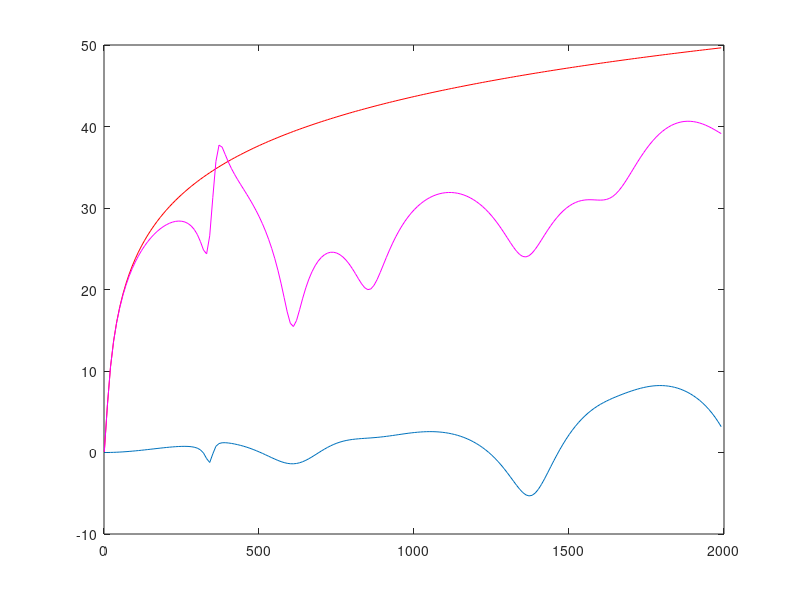

Recreate this plot in MATLAB.
function Springs5

  ii=10;
  %for ii=2:4:20
    Springs5Plot(ii);
  %end
%
% n = number of masses
%
function Springs5Plot(n)

  L = 0.05;
  R = 0.05;
  A = pi*R^2;
  A = 1;
  l = L/n;
  E_stiff = 70e5;
  E_soft = 1e5;
  rho_stiff = 3000;
  rho_soft = 1200;
  K_stiff = E_stiff*A/l
  K_soft = E_soft*A/l
  K_stiff = K_stiff*(1+0.1*i);
  K_soft = K_soft*(1+0.1*i);
  M_stiff = rho_stiff*(A*l)
  M_soft = rho_soft*(A*l)

  k = ones(n+1,1);
  count = 0;
  for ii=1:n+1
    count = count + 1;
    if (count < 2)
      k(ii) = K_stiff;
    else
      k(ii) = K_soft;
    end
    if (count > 10)
      count = 0;
    end
  end
  % Harmonic mean k
  H_k = 0;
  for ii=1:length(k)
    H_k = H_k + 1/k(ii);
  end
  K0 = 1/H_k
  
  M0 = M_stiff;
  m1 = ones(n,1);
  count = 0;
  for ii=1:n
    count = count + 1;
    if (count < 5)
      m1(ii) = M_stiff;
    else
      m1(ii) = M_soft;
    end
    if (count > 10)
      count = 0;
    end
  end

  f_inp = 1;

  omega = 1:10:2000;
  [TL] = calcTL(K0, M0, m1, k, n, omega, f_inp);
  [TL_direct] = calcTLDirect(K0, M0, m1, k, n, omega, f_inp);
  [TL_mass] = calcMassTL(M0, m1, n, omega);

  figure
  plot(omega, TL); hold on;
  plot(omega, TL_mass, 'r-');
  plot(omega, TL_direct, 'm-');
  %figure
  %semilogy(omega, u_sol);
  %figure
  %plot(omega, m_u);
  %plot(omega, log(abs(m_u)));

function [R_tl] = calcTL(K0, M0, m, k, n, omega, f_inp)

  K = zeros(n+2,n+2);
  M = zeros(n+2,n+2);
  K(1,1) = k(1) + K0;
  K(1,2) = -k(1);
  K(1,n+1) = -K0;
  M(1,1) = M0;
  %M(1,1) = 0;
  for ii=1:n-1
    alpha = k(ii)+k(ii+1);
    beta =  m(ii);
    K(ii+1,ii) = -k(ii);
    K(ii+1,ii+1) = alpha;
    K(ii+1,ii+2) = -k(ii+1);
    M(ii+1,ii+1) = beta;
  end
  K(n+1,n) = -k(n);
  K(n+1,n+1) = k(n) + 2*K0;
  K(n+1,1) = -K0;
  M(n+1,n+1) = m(n);
  %M(n+1,n+1) = 0;

  % Add another spring-mass
  K(n+1,n+2) = -K0;
  K(n+2,n+1) = -K0;
  K(n+2,n+2) = K0;
  M(n+2,n+2) = M0;
  
  K
  M
  [usol, omegasq] = eig(K,M);
  sum(diag(M))
  
  f = zeros(n+2,1);
  f(1) = f_inp;
  for jj=1:length(omega)
    uvec = zeros(n+2,1);
    for ii=1:length(omegasq)
      y = usol(:,ii)'*f/(omegasq(ii,ii)-omega(jj)^2);
      uvec = uvec + usol(:,ii)*y;
    end
  
    u_1 = uvec(1,1);
    u_sol = uvec(n+1,1);
    v_sol = i*omega(jj)*u_sol;
    %z = u_1/u_sol;
    z = f_inp/v_sol;
  
    rho = 1.2;
    c = 344;
    R_tl(jj) = 20*log10(abs(1 + 0.5*z/(rho*c)));
  end
  
function [R_tl] = calcTLDirect(K0, M0, m, k, n, omega, f_inp)

  K = zeros(n+2,n+2);
  M = zeros(n+2,n+2);
  K(1,1) = k(1) + K0;
  K(1,2) = -k(1);
  K(1,n+1) = -K0;
  M(1,1) = M0;
  for ii=1:n-1
    alpha = k(ii)+k(ii+1);
    beta =  m(ii);
    K(ii+1,ii) = -k(ii);
    K(ii+1,ii+1) = alpha;
    K(ii+1,ii+2) = -k(ii+1);
    M(ii+1,ii+1) = beta;
  end
  K(n+1,n) = -k(n);
  K(n+1,n+1) = k(n) + 2*K0;
  K(n+1,1) = -K0;
  M(n+1,n+1) = m(n);
  
  % Add another spring-mass
  K(n+1,n+2) = -K0;
  K(n+2,n+1) = -K0;
  K(n+2,n+2) = K0;
  M(n+2,n+2) = M0;

  K;
  M;
  [usol, omegasq] = eig(K,M);
  sum(diag(M))
  
  f = zeros(n+2,1);
  f(1) = f_inp;
  for jj=1:length(omega)
    mat = K - omega(jj)^2*M;
    matinv = inv(mat);
    uvec = matinv*f;
  
    u_1 = uvec(1,1);
    u_sol = uvec(n+1,1);
    v_sol = i*omega(jj)*u_sol;
    %z = u_1/u_sol;
    z = f_inp/v_sol;
  
    rho = 1.2;
    c = 344;
    R_tl(jj) = 20*log10(abs(1 + 0.5*z/(rho*c)));
  end
  
function [R_mass] = calcMassTL(M0, m1, n, omega)

  mass = M0 + M0;
  for ii=1:n
    mass = mass + m1(ii);
  end
  mass
  for jj=1:length(omega)
    z = i*omega(jj)*mass;

    rho = 1.2;
    c = 344;
    R_mass(jj) = 20*log10(abs(1 + 0.5*z/(rho*c)));
  end
